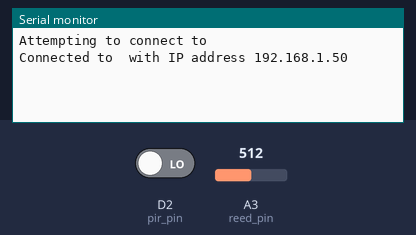
A sketch run on a simulated Arduino MKR. Shown: the last lines printed to the serial monitor. Inputs (shaded band) come from the test bench; at power-on: A3 (reed_pin) = 512, D2 (pir_pin) LOW. WiFi joins after 1.5 s; servers stay silent unless stated; not simulated (calls return 0 or success): credentials.h.

Above: at 3.7 s.
3.8 s: A3 (reed_pin) set to 306
At 4.4 s:
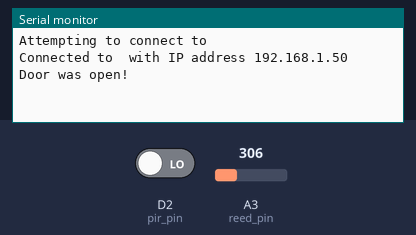
5.3 s: D2 (pir_pin) driven HIGH
At 6.5 s:
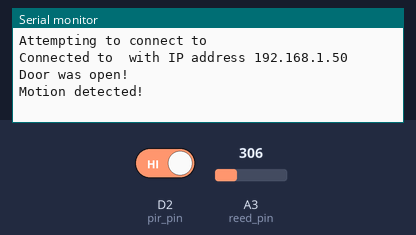
6.8 s: A3 (reed_pin) set to 716
At 7.9 s:
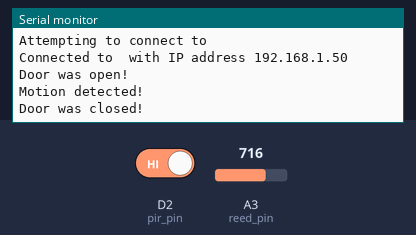
8.3 s: D2 (pir_pin) driven LOW
At 9.1 s:
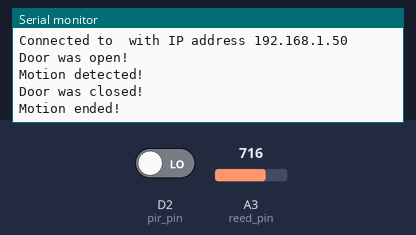

The sketch:

Controller.ino
```cpp
#include <WiFi101.h>
#include <WiFiUdp.h>
#include <cstdint>
#include "credentials.h"

// WiFi
int wifi_status = WL_IDLE_STATUS;

// UDP
IPAddress remote(192,168,0,12);
unsigned int port = 8888;
WiFiUDP udp;

// Reed switch
#define REED_MAX_VALUE 1023
int reed_pin = A3;
int reed_state = LOW;
int reed_value = 0;

// PIR
int pir_pin = 2;
int pir_state = LOW;
int pir_value = 0;

// packet vars
#define REED         0x1
#define PIR          0x2

#define REED_OPEN    0x1
#define REED_CLOSED  0x2

#define PIR_DETECTED 0x1
#define PIR_ENDED    0x2

#define PACKET_LENGTH 4
byte packet_buffer[PACKET_LENGTH];


void setup() {
  // wait for serial; for debugging only
  Serial.begin(9600);
  /* while(!Serial) { */
  /*   ; // wait for serial for connect */
  /* } */

  // attempt to connect to WiFi network
  while (wifi_status != WL_CONNECTED) {
    Serial.print("Attempting to connect to ");
    Serial.println(ssid);
    wifi_status = WiFi.begin(ssid, pass);

    // wait 1 second for connection:
    delay(1000);
  }

  Serial.print("Connected to ");
  Serial.print(WiFi.SSID());
  Serial.print(" with IP address ");
  Serial.println(WiFi.localIP());

  // setup UDP
  udp.begin(port);

  // setup PIR
  pinMode(pir_pin, INPUT);
}

void loop() {
  reed_value = analogRead(reed_pin);
  if (reed_value <= REED_MAX_VALUE / 2) {
    if (reed_state == LOW) {
      Serial.println("Door was open!");
      publish_reed((uint8_t)REED_OPEN, reed_value);
      reed_state = HIGH;
    }
  }
  else {
    if (reed_state == HIGH) {
      Serial.println("Door was closed!");
      publish_reed((uint8_t)REED_CLOSED, reed_value);
      reed_state = LOW;
    }
  }

  pir_value = digitalRead(pir_pin);
  if (pir_value == HIGH) {
    if (pir_state == LOW) {
      Serial.println("Motion detected!");
      publish_pir((uint8_t)PIR_DETECTED);
      pir_state = HIGH;
    }
  }
  else {
    if (pir_state == HIGH) {
      Serial.println("Motion ended!");
      publish_pir((uint8_t)PIR_ENDED);
      pir_state = LOW;
    }
  }
}

void publish_reed(uint8_t state, int value) {
  memset(packet_buffer, 0, PACKET_LENGTH);
  packet_buffer[0] = (uint8_t)REED;
  packet_buffer[1] = state;
  packet_buffer[2] = ((uint8_t)(value >> 8)) & 0x3;
  packet_buffer[3] = ((uint8_t)value) & 0xFF;
  udp.beginPacket(remote, port);
  udp.write(packet_buffer, PACKET_LENGTH);
  udp.endPacket();
}

void publish_pir(uint8_t state) {
  memset(packet_buffer, 0, PACKET_LENGTH);
  packet_buffer[0] = (uint8_t)PIR;
  packet_buffer[1] = state;
  udp.beginPacket(remote, port);
  udp.write(packet_buffer, PACKET_LENGTH);
  udp.endPacket();
}
```

Measured:
- after the input at 3.8 s, the serial monitor: prints a new line at once (image 1)
- after the input at 5.3 s, the serial monitor: prints a new line at once (image 2)
- after the input at 6.8 s, the serial monitor: prints a new line at once (image 3)
- after the input at 8.3 s, the serial monitor: prints a new line at once (image 4)
